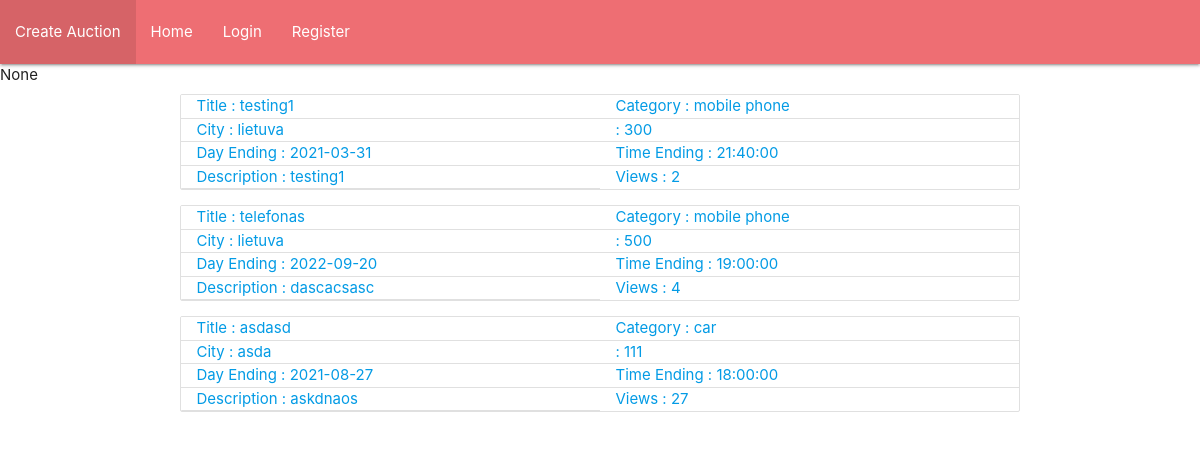
Before: / with the older database file.
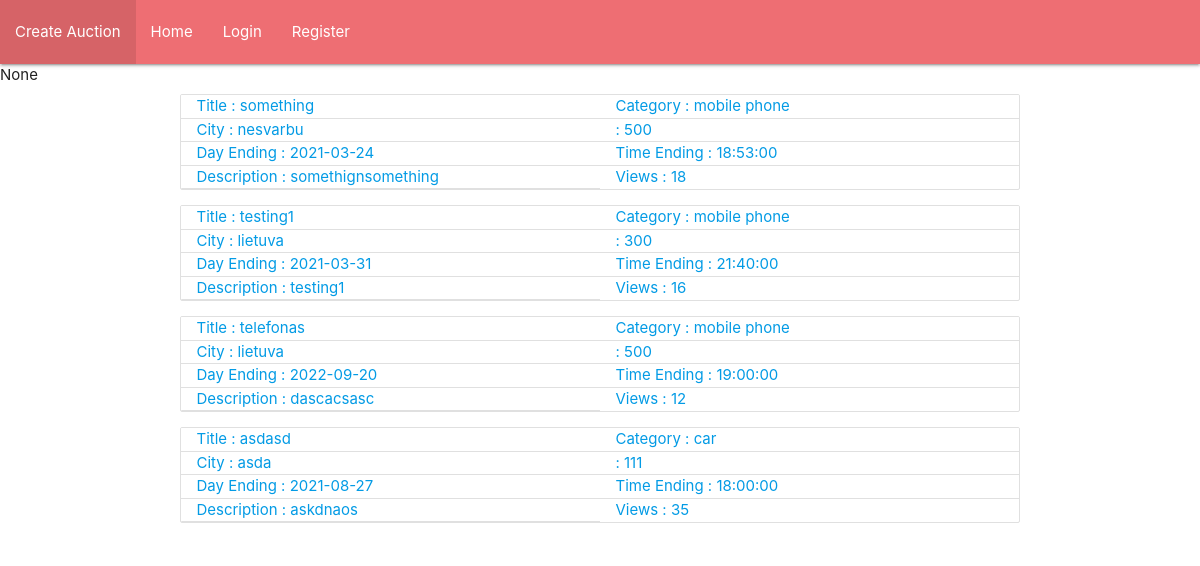
After: the same page with the newer database file.
### models/auction.py (models this page shows)
class Auction(db.Model):
    __tablename__ = 'Auction'
    id = db.Column(db.Integer, primary_key=True)
    title = db.Column(db.String(30), nullable=False)
    category = db.Column(db.String(50), nullable=False)
    description = db.Column(db.String(200), nullable=False)
    city = db.Column(db.String(30), nullable=False)
    minimum_price = db.Column(db.Integer, nullable=False)
    auction_image = db.Column(db.String(256), nullable=False)
    end_day = db.Column(db.Date, default=datetime.datetime.now())
    end_hour = db.Column(db.Time, default=datetime.time())
    views = db.Column(db.Integer, default=0)
    offers = db.relationship('Offer', backref='auction', lazy=True)
    user_id = db.Column(db.Integer, db.ForeignKey('User.id'), nullable=False)

### views/index.py (the view)
class Index(MethodView):
    def get(self):
        auctions = Auction.query.order_by(Auction.id.desc()).all()
        user = session.get('username')
        return render_template('index.html', user=user, auctions=auctions)

### templates/index.html (shortened to what this page needs)
<!DOCTYPE html>
{% include 'base.html' %}
<html lang="en">
<head>
</head>
<body>
{{ user }}
<div class="container">
    <div class="row">
        {% for auction in auctions %}
            <a href="{{ url_for('auction', auction_id=auction.id) }}">
                <ul class="collection">
                    <div class="collection-item col s12 m6">
                        Title : {{ auction.title }}
                    </div>
                    <div class="collection-item col s12 m6">
                        Category : {{ auction.category }}
                    </div>
                    <div class="collection-item col s12 m6">
                        City : {{ auction.city }}
                    </div>
                    <div class="collection-item col s12 m6">
                        {{ auction.minimum_price.label }} : {{ auction.minimum_price }}
                    </div>
                    <div class="collection-item col s12 m6">
                        Day Ending : {{ auction.end_day }}
                    </div>
                    <div class="collection-item col s12 m6">
                        Time Ending : {{ auction.end_hour }}
                    </div>
                    <div class="collection-item col s12 m6">
                        Description : {{ auction.description }}
                    </div>
                    <div class="collection-item col s12 m6">
                        Views : {{ auction.views }}
                    </div>
                </ul>
            </a>
        {% endfor %}
    </div>
</div>
</body>
</html>

### templates/base.html (shortened to what this page needs)
<!DOCTYPE html>
<html lang="en">
<head>
    <link type="text/css" rel="stylesheet" href="{{ url_for('static', filename='css/materialize.min.css') }}"
          media="screen,projection"/>
</head>
<body>
{% include 'navbar.html' %}
</body>
</html>

### templates/navbar.html (shortened to what this page needs)
<nav>
    <div class="nav-wrapper">
        <ul>
            <li><a href="{{ url_for('create_auction') }}" class="left-align">Create Auction</a></li>
            <li><a href="{{ url_for('index') }}" class="center-align">Home</a></li>
            {% if session['username'] %}
                <li class="divider"></li>
                <li><a href="{{ url_for('logout') }}" class="right-align">Logout</a></li>
            {% else %}
                <li><a href="{{ url_for('login') }}" class="right-align">Login</a></li>
                <li><a href="{{ url_for('register') }}" class="left">Register</a></li>
            {% endif %}
        </ul>
    </div>
</nav>

Changed rows visible on the page:
added Auction: title "something", category "mobile phone", city "nesvarbu", minimum_price "500", end_day "2021-03-24", end_hour "18:53:00", description "somethignsomething", views "18"
changed Auction "testing1": views "2" → "16"
changed Auction "telefonas": views "4" → "12"
changed Auction "asdasd": views "27" → "35"
